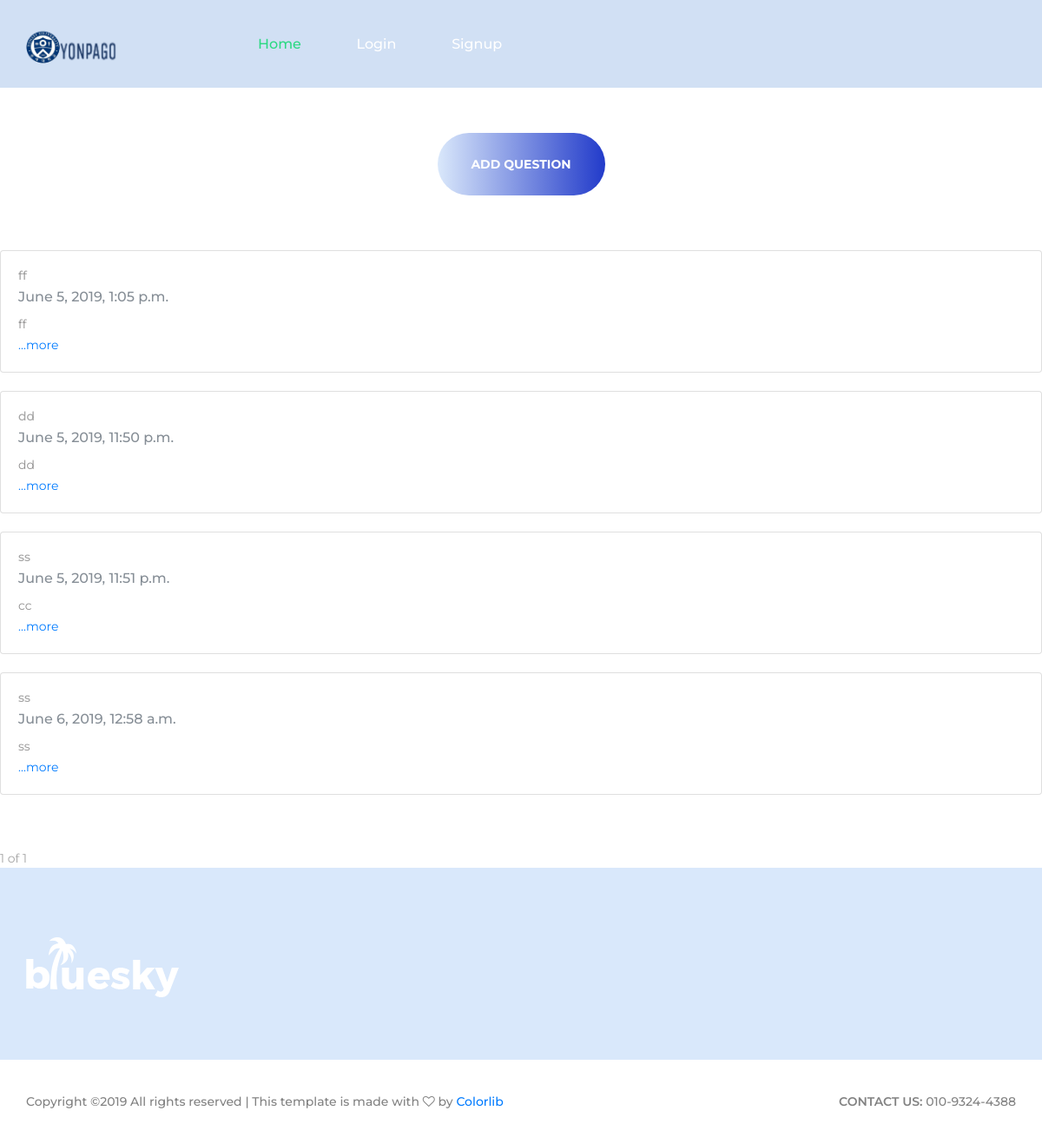
The app's page /alog/, older data.
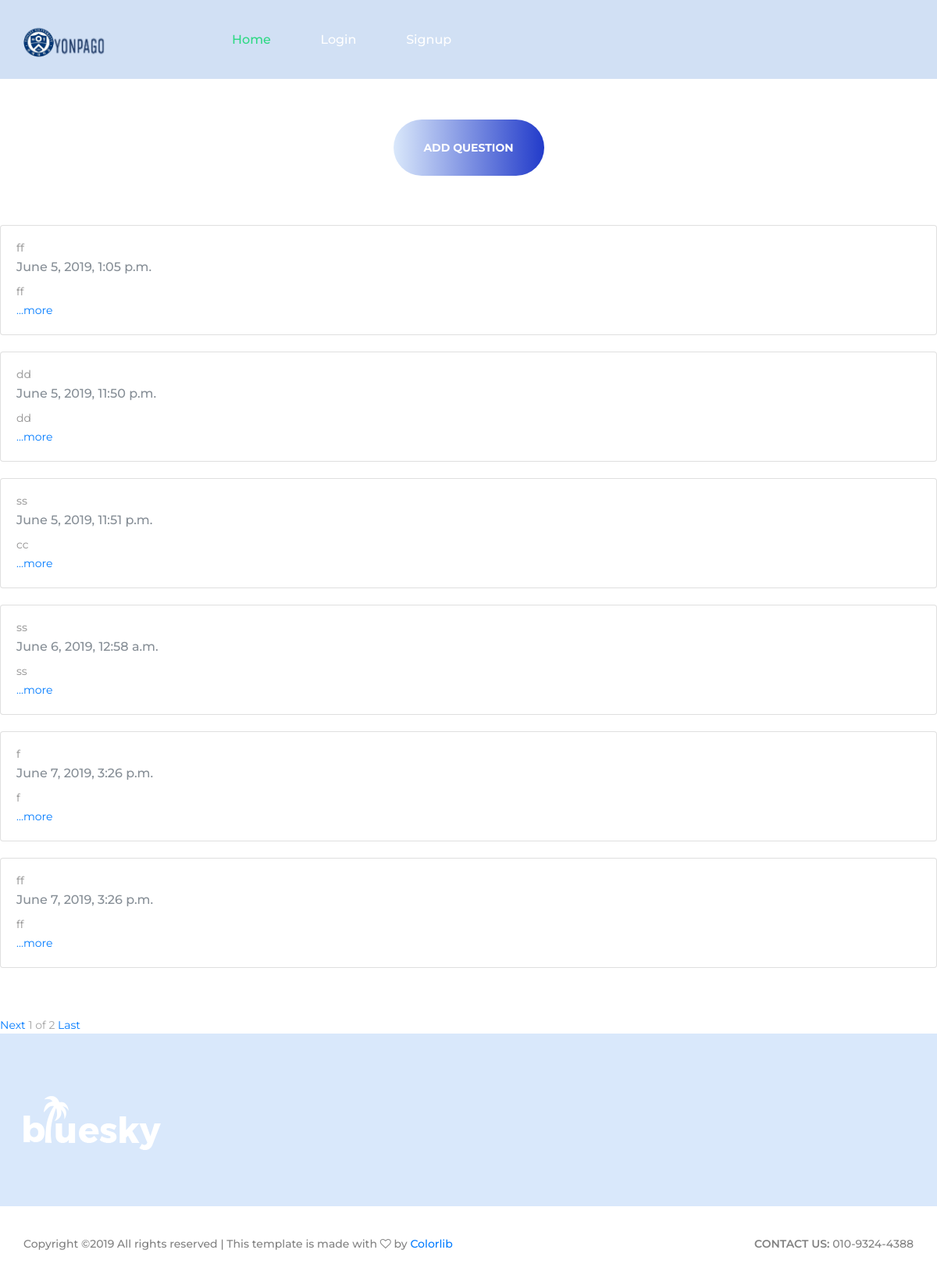
The same page, newer data.
### blog/models.py (models this page shows)
class Blog2(models.Model):
    title = models.CharField(max_length=200)
    pub_date = models.DateTimeField('date published')
    body = models.TextField()
    def summary(self):
        return self.body[:100]

### blog/views.py (the view)
# urls.py: path('alog/', blog.views.alog, name="alog"),
def alog(request):
    alogs = Blog2.objects
    alog_list=Blog2.objects.all()
    paginator = Paginator(alog_list,6)
    page = request.GET.get('page')
    aosts = paginator.get_page(page)
    return render(request, 'blog/alog.html', {'alogs': alogs, 'aosts':aosts})

### blog/templates/blog/alog.html (shortened to what this page needs)
{% extends 'blog/base.html' %}
{% load staticfiles %}
{% block content %}
<br><br>
  <div class="button recent_button"><a href="{% url 'alognew' %}">ADD QUESTION</a></div>
<br><br>
{% for alog in aosts %}
  <br>
  <div class="card">
      <div class="card-body">
          <h5 class="card-title">{{alog.title}}</h5>
          <h6 class="card-subtitle mb-2 text-muted">{{alog.pub_date}}</h6>
          <p class="card-text">{{alog.summary}}</p>
          <a href="{% url 'alogdetail' alog.id %}" class="card-link">...more</a>
      </div>
  </div>
{%endfor%}
<div clss="container mt5">
  <br>
  <br>
  <br>
  {%if aosts.has_next%}
  <a href="?page={{aosts.next_page_number}}">Next</a>
  {%endif%}
  <span>{{aosts.number}}</span>
  <span>of</span>
  <span>{{aosts.paginator.num_pages}}</span>
  {%if aosts.has_next%}
  <a href="?page={{aosts.paginator.num_pages}}">Last</a>
  {%endif%}
{% endblock %}

Row changes from the older to the newer data that the page shows:
added Blog2: title "f", pub_date "June 7, 2019, 3:26 p.m.", summary "f"
added Blog2: title "ff", pub_date "June 7, 2019, 3:26 p.m.", summary "ff"
Text that changed along with them:
{{ aosts.paginator.num_pages }}: "1" → "2"
text now shown: "Next Last"
